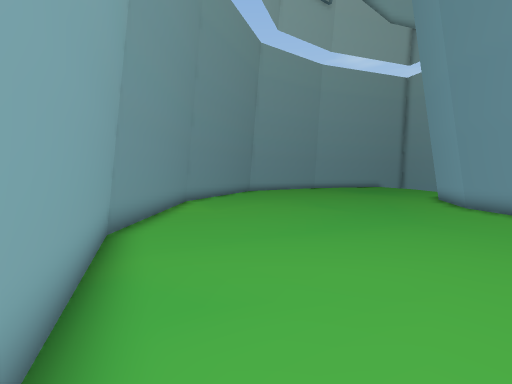
[1] (above)

13 first-person views from a walk through a Unity game level. The camera is 1.4 m above the floor, tilts 4° down and sees 90° across. The floor is counted in squares, 1 m on a side. Each view is taken from the middle of a square. On the plan, view 1 faces up. The plan holds only what a view shows up to about 13 squares ahead; the rest is blank. The place goes on beyond the plan. Some animated figures are left out.

[2]
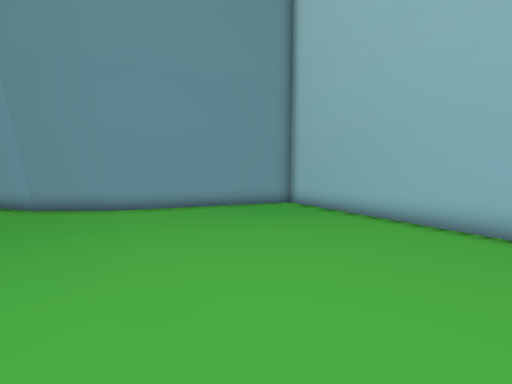

[3]
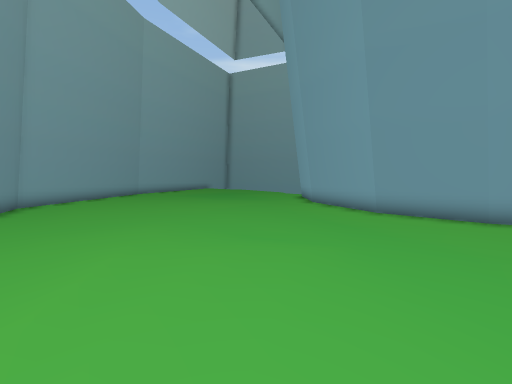

[4]
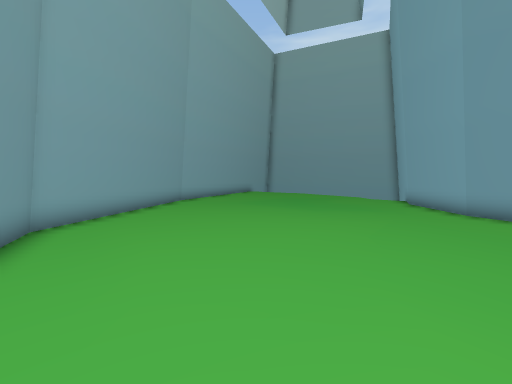

[5]
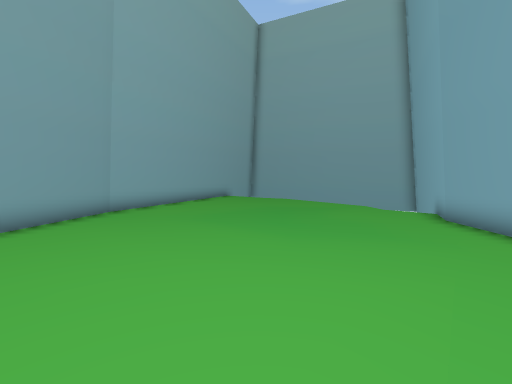

[6]
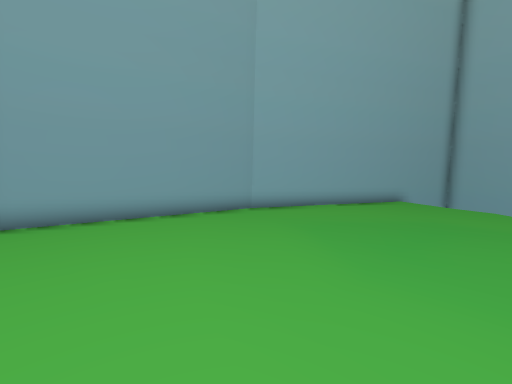

[7]
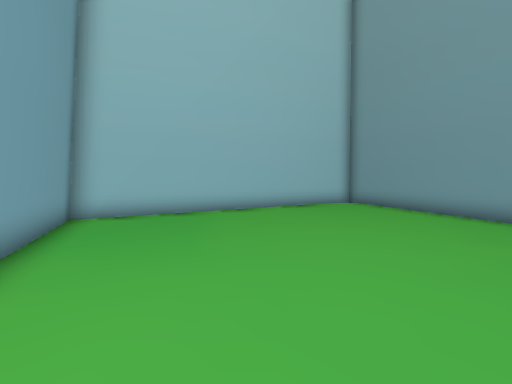

[8]
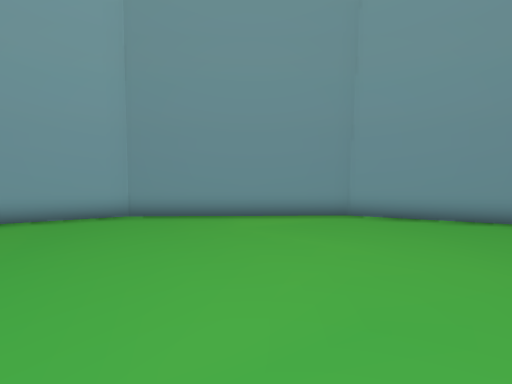

[9]
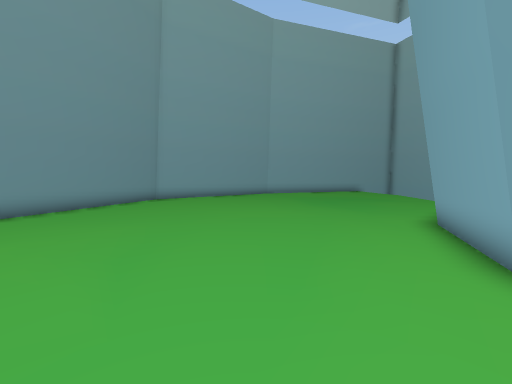

[10]
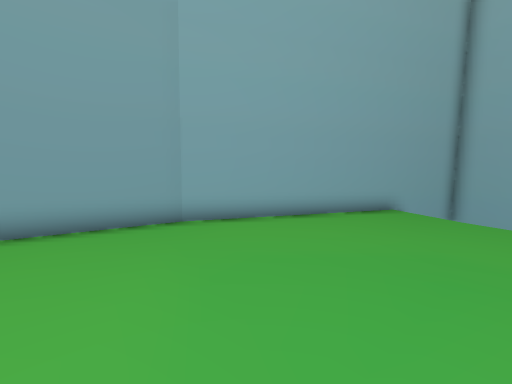

[11]
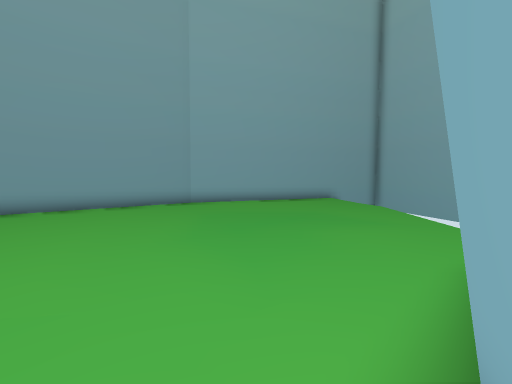

[12]
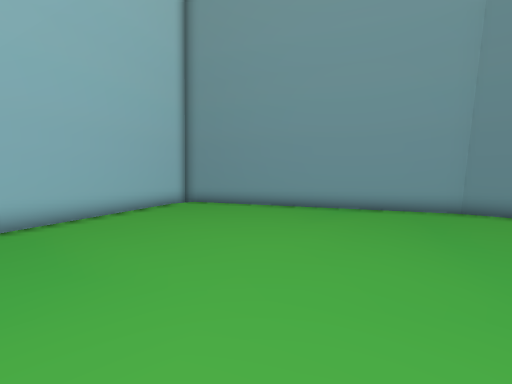

[13]
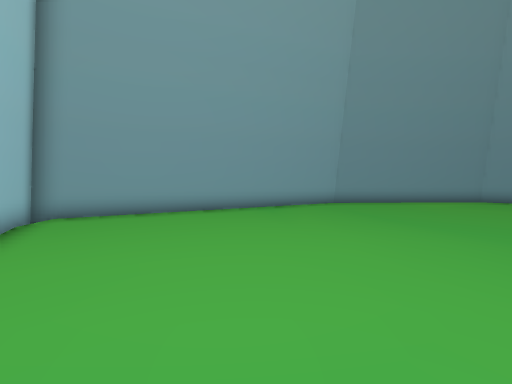

### Floor plan
Points are (right, up) in squares from view 1. A wall is a line through its corners. A room is listed if a view was taken in it or the views show most of it. See-through windows are left out.
Room 1 (views 1, 2, 3, 4, 5, 6, 7, 8, 9, 10, 11, 12, 13)
walls: (-3.5, 13.1) (-3.3, 5.8) (1, -3.8); (2.7, -4) (11.5, 0.3) (8.5, 7.5) (8.4, 10.4) (9.9, 14.1) (12.2, 16.4) (15.5, 17.5); (15.6, 28.7) (5.8, 25.4) (-0.5, 21.1) (-3.6, 13)
ways out: opening at (2, -4)

Where each view was taken, in squares from view 1:
view 1: 0 up, 0 right, facing up
view 2: 2 up, 1 left, facing right
view 3: 7 up, 1 left, facing up-right
view 4: 13 up, 1 left, facing up-right
view 5: 15 up, 3 right, facing up-right
view 6: 15 up, 6 right, facing up
view 7: 8 up, 6 right, facing down
view 8: 10 up, 5 right, facing left
view 9: 7 up, 5 right, facing up
view 10: 18 up, 8 right, facing up
view 11: 13 up, 9 right, facing up
view 12: 7 up, 8 right, facing down-left
view 13: 2 up, 9 right, facing left
